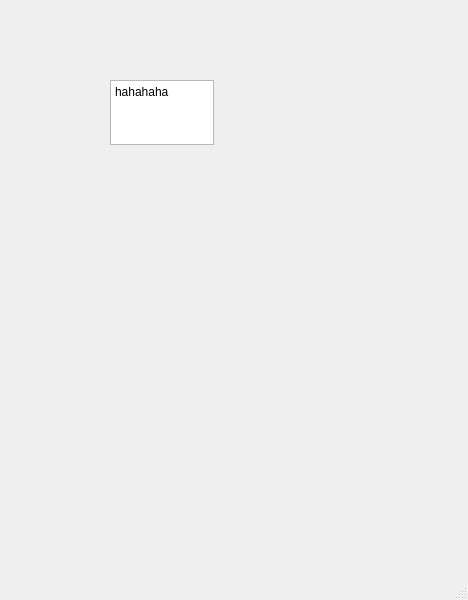
<?xml version="1.0" encoding="UTF-8"?>
<ui version="4.0">
 <class>MainWindow</class>
 <widget class="QMainWindow" name="MainWindow">
  <property name="geometry">
   <rect>
    <x>0</x>
    <y>0</y>
    <width>468</width>
    <height>600</height>
   </rect>
  </property>
  <property name="minimumSize">
   <size>
    <width>468</width>
    <height>600</height>
   </size>
  </property>
  <property name="windowTitle">
   <string>MainWindow</string>
  </property>
  <widget class="QWidget" name="centralwidget">
   <widget class="QPlainTextEdit" name="plainTextEdit">
    <property name="geometry">
     <rect>
      <x>110</x>
      <y>80</y>
      <width>104</width>
      <height>65</height>
     </rect>
    </property>
    <property name="plainText">
     <string>hahahaha</string>
    </property>
   </widget>
  </widget>
  <widget class="QMenuBar" name="menubar">
   <property name="geometry">
    <rect>
     <x>0</x>
     <y>0</y>
     <width>468</width>
     <height>22</height>
    </rect>
   </property>
  </widget>
  <widget class="QStatusBar" name="statusbar"/>
 </widget>
 <resources/>
 <connections/>
</ui>
